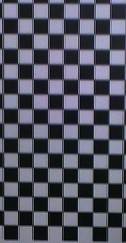
#> input picture abc6.jpg, 126 x 243 px
$ jupyter execute --allow-errors Untitled.ipynb
#> lines starting #> are read from the running program, lines starting #| are printed output that depends on the picture
[cell 1]
import numpy as np
import cv2
import matplotlib.pyplot as plt

[cell 2]
# path
path = r'C:\Users\James\Desktop\hackathon\geeksforgeeks.png'

# Using cv2.imread() method
img = cv2.imread(path)

# Displaying the image
cv2.imshow('image', img)

#> (a cell that did not finish here is left out)

[cell 4]
img = cv2.imread('./pic1.jpg')

#> (a cell that did not finish here is left out)

#> (a cell that did not finish here is left out)

#> (a cell that did not finish here is left out)

#> (a cell that did not finish here is left out)

#> (a cell that did not finish here is left out)

#> (a cell that did not finish here is left out)

mask1 = cv2.morphologyEx(mask, cv2.MORPH_OPEN, np.ones((3,3),np.uint8))
mask1 = cv2.morphologyEx(mask, cv2.MORPH_DILATE, np.ones((3,3),np.uint8))


#creating an inverted mask to segment out the cloth from the frame
mask2 = cv2.bitwise_not(mask1)


#Segmenting the cloth out of the frame using bitwise and with the inverted mask
res1 = cv2.bitwise_and(img,img,mask=mask2)

[cell 11]
import numpy as np
import cv2
import glob
import time

print("a")

a= 15  # row intersections
b= 7 # cols intersections

images = './abc6.jpg'

# termination criteria
criteria = (cv2.TERM_CRITERIA_EPS + cv2.TERM_CRITERIA_MAX_ITER, 30, 0.001)

# prepare object points, like (0,0,0), (1,0,0), (2,0,0) ....,(6,5,0)
objp = np.zeros((a*b,3), np.float32)
objp[:,:2] = np.mgrid[0:a,0:b].T.reshape(-1,2)

# Arrays to store object points and image points from all the images.
objpoints = [] # 3d point in real world space
imgpoints = [] # 2d points in image plane.


for fname in images:
    img = cv2.imread(images)
#> img is the input picture: shape (243, 126, 3); mean B, G, R 95.9, 82.4, 81.1
    gray = cv2.cvtColor(img,cv2.COLOR_BGR2GRAY)
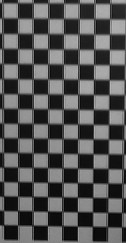
#> gray: shape (243, 126); min 1, max 186, mean 83.6
    # Find the chess board corners
    ret, corners = cv2.findChessboardCorners(gray, (a,b),None)
#> ret = True; corners = 105 rows, first 8: [17.22, 225.4], [16.97, 210.6], [17.55, 196.2], [17.38, 181.4], [17.51, 167.3], [17.05, 152.5], [17.56, 138], [16.76, 123.1]
    print(ret)
#| True
    # If found, add object points, image points (after refining them)
    if ret == True:
        objpoints.append(objp)

        corners2 = cv2.cornerSubPix(gray,corners,(11,11),(-1,-1),criteria)
#> corners2 = 105 rows, first 8: [17.54, 225.1], [17.62, 210.6], [17.58, 196.3], [17.63, 181.7], [17.59, 167.2], [17.59, 152.6], [17.56, 138], [17.6, 123.3]
        imgpoints.append(corners2)

        # Draw and display the corners
        img = cv2.drawChessboardCorners(img, (a,b), corners2,ret)
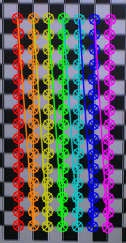
#> img: shape (243, 126, 3); mean B, G, R 99.1, 92, 96.9

[cell 12]
plt.imshow(img)

[cell 13]
ret, mtx, dist, rvecs, tvecs = cv2.calibrateCamera(objpoints, imgpoints, gray.shape[::-1],None,None)

[cell 14]
img = cv2.imread('abc6.jpg')
h,  w = img.shape[:2]
#> h = 243; w = 126
newcameramtx, roi=cv2.getOptimalNewCameraMatrix(mtx,dist,(w,h),1,(w,h))

[cell 15]
# undistort
dst = cv2.undistort(img, mtx, dist, None, newcameramtx)
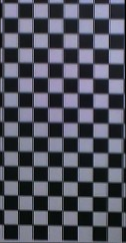
#> dst: shape (243, 126, 3); mean B, G, R 94.9, 81.6, 80.2

# crop the image
x,y,w,h = roi
dst = dst[y:y+h, x:x+w]
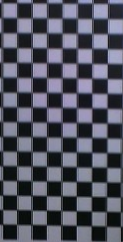
#> dst: shape (242, 123, 3); mean B, G, R 95.7, 82.3, 80.9
cv2.imwrite('calibresult.png',dst)
